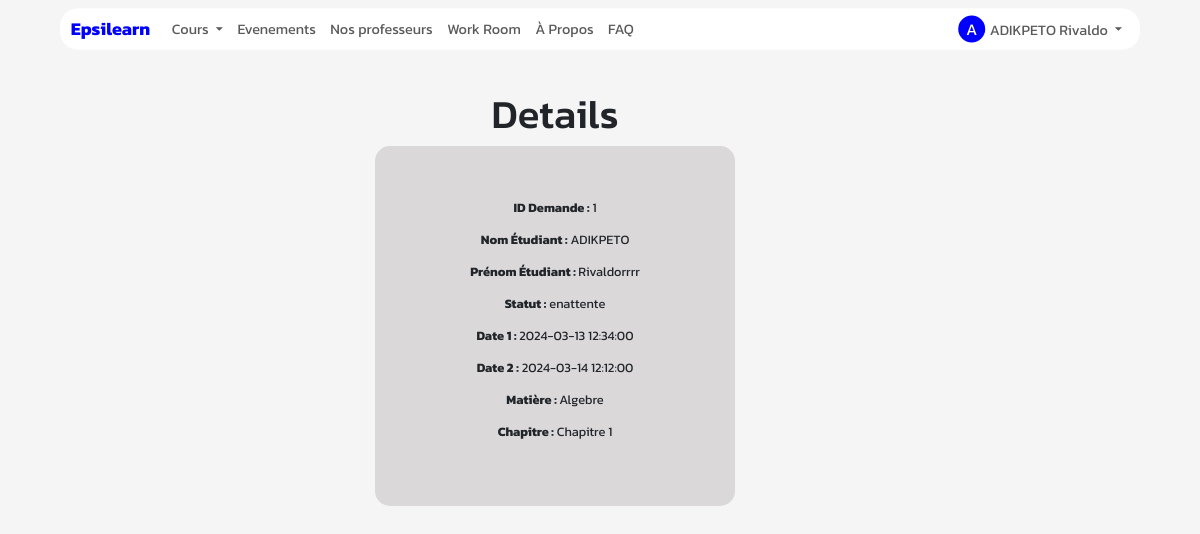
The page /details_dmd/1 (signed in) on the database its author committed.
### App/Models/models.py (models this page shows, shortened)
class User(db.Model):
    id = db.Column(db.Integer, primary_key=True)
    nom = db.Column(db.String(50))
    prenom = db.Column(db.String(50))
    nationalite = db.Column(db.String(50))
    mail = db.Column(db.String(50))
    code = db.Column(db.String(50))
    pseudo=db.Column(db.String(200))
    date_naiss=db.Column(db.DateTime)
    ter = db.Column(db.String(50),default="non")
    age=db.Column(db.Integer)
    confirmer = db.Column(db.String(50),default="non")
    mdp=db.Column(db.String(50))
    photo=db.Column(db.String(50),default="static/Profil/unknown.jpg")
    password_reset_token = db.Column(db.String(100))
    password_reset_expiration = db.Column(db.DateTime)
    role=db.Column(db.String(200))
    etudiant= db.relationship('Etudiant', backref='acces_etudiant', foreign_keys='Etudiant.id_user_e')
    prof= db.relationship('Prof', backref='acces_prof', foreign_keys='Prof.id_user_p')
    autre= db.relationship('Autre', backref='acces_autre', foreign_keys='Autre.id_user_a')

class Demande(db.Model):
    id_demande = db.Column(db.Integer, primary_key=True)
    id_prof = db.Column(db.Integer, db.ForeignKey('prof.id'))
    id_live=db.Column(db.Integer, db.ForeignKey('live.id'))
    code=db.Column(db.String(500))
    prix=db.Column(db.Float)
    temps=db.Column(db.String(50))
    id_etudiant = db.Column(db.Integer, db.ForeignKey('etudiant.id'))
    date_demande = db.Column(db.DateTime)
    date_propose = db.Column(db.DateTime)
    confprof=db.Column(db.String(50),default="non")
    confetud=db.Column(db.String(50),default="non")
    ajout=db.Column(db.String(50),default="non")
    date_acc = db.Column(db.DateTime)
    date_fin = db.Column(db.DateTime)
    date1 = db.Column(db.DateTime)
    date2 = db.Column(db.DateTime)
    fichier = db.Column(db.String(50))
    discipline=db.Column(db.String(50))
    matiere = db.Column(db.String(50))
    chapiter = db.Column(db.String(50),default="Aucun chapitre mentionné")
    description = db.Column(db.Text)
    statut_demande = db.Column(db.String(50),default="enattente")
    statut_payement = db.Column(db.String(50),default="impayer")
    acceptation=db.Column(db.String(50),default="non")
    aj_e=db.Column(db.String(50),default="nouvelle")
    aj_p=db.Column(db.String(50),default="nouvelle")

### App/Cours/routes_cours.py (the view)
@CoursBp.route('/details_dmd/<int:demande_id>', methods=['POST',"GET"])
@login_required
def detaildmd(demande_id):
    demand = Demande.query.filter_by(id_demande=demande_id).first()
    etudiant=Etudiant.query.filter_by(id_user_e=demand.id_etudiant).first()
    etudiant=User.query.filter_by(id=etudiant.id_user_e).first()
    return render_template('detailsdemande.html',demand=demand,etudiant=etudiant)

### App/Controllers/fonction.py (called while the page is built, shortened)
def get_current_user():
    _current_user=None
    if session.get("userid"):
        user=User.query.get(session.get("userid"))
        if user:
            _current_user=user
    return _current_user

def nombre_np():
    if session.get('role') in ["etudiant","professeur"]:
        np,_=notif(session.get("role"))
        nombre= np_nombre(us=np)
    else:
        nombre= np_nombre(us=0)
    return nombre

def nombre_nd():
    if session.get('role') in ["etudiant","professeur"]:
        _,nd=notif(session.get("role"))
        nombre= nd_nombre(us=nd)
    else:
        nd=0
        nombre= nd_nombre(us=nd)
    return nombre

### App/Decorators/__init__.py (called while the page is built)
def login_required(f):
    @wraps(f)
    def _login_required(*args,**kwargs):
        if "role" in session:
            return f(*args,**kwargs)
        else:
            return redirect(url_for('Main.connexion'))
    return _login_required

### App/Main/routes_home.py (called while the page is built)
@MainBp.app_context_processor
def inject_param():
    return dict(current_user=current_user,np=np,nd=nd,n_stud=n_stud,user_type=session.get("role"))

### app.py (called while the page is built)
@app.after_request
def set_secure_headers(response):
    response.headers['X-Content-Type-Options'] = 'nosniff'
    response.headers['X-Frame-Options'] = 'SAMEORIGIN'
    response.headers['X-XSS-Protection'] = '1; mode=block'
    return response

@app.before_request
def update_session_time():
    if user.id not in processed_requests and user.id is not None:
        last_activity_key = f'last_activity:{user.id}'
        redis_store.set(last_activity_key, datetime.now().strftime('%Y-%m-%d %H:%M:%S'), ex=3)
        session['online_users'] = len(redis_store.keys('last_activity:*'))
        processed_requests[user.id] = True

### App/Cours/templates/detailsdemande.html (shortened to what this page needs)
{% extends "base.html" %}
{% block content %}
    <div class="card-container1">
        <div class="card1">
          <h1 style="text-align: center;">Details</h1>
            <div class="front">
                  <div class="demande-details" style="background-color: transparent;padding: 10px;border-radius: 15px;text-align: center;width: 400px;scale: 0.8;">
                    <p><strong>ID Demande :</strong> {{demand.id_demande}} </p>
                    <p><strong>Nom Étudiant :</strong> {{etudiant.nom}} </p>
                    <p><strong>Prénom Étudiant : </strong>{{etudiant.prenom}} </p>
                    <p><strong>Statut :</strong> {{demand.statut_demande}}</p>
                    <p><strong>Date 1 : </strong>{{demand.date1}}</p>
                    <p><strong>Date 2 :</strong> {{demand.date2}}</p>
                    <p><strong>Matière : </strong>{{demand.matiere}} </p>
                    <p><strong>Chapitre :</strong> {{demand.chapiter}} </p>
                </div>
            </div>
            <div class="back" style="font-size: 40px;font-weight: bolder;">
            </div>
        </div>
    </div>
    {%endblock %}

### App/Main/templates/base.html (shortened to what this page needs)
<!DOCTYPE html>
<html>
<head>
    <link href="https://cdn.jsdelivr.net/npm/bootstrap@5.3.0/dist/css/bootstrap.min.css" rel="stylesheet">
    <link
    rel="stylesheet"
    href="https://pro.fontawesome.com/releases/v5.10.0/css/all.css"
  />
  <link rel="stylesheet" href="https://cdnjs.cloudflare.com/ajax/libs/animate.css/4.1.1/animate.min.css">
</head>
<body style="font-family: 'Kanit';">
 <div class="page-content hidden">
    {% block nav %}
    <nav class="navbar navbar-expand-lg navbar-light bg-transparent " style="display: flex;justify-content: center; height: 40px;scale: 0.9;z-index: 9999999999999999999999;" >
        <div class="container-fluid text-center" style="background-color: rgb(255, 255, 255);border-radius: 20px;z-index: 9;opacity: 1;margin-top: 20px;padding: 0 12px;">
            <a class="navbar-brand" href="/accueil" style="color: blue;">Epsilearn</a>
            <div class="collapse navbar-collapse" id="navbarNav">
                <ul class="navbar-nav" style="z-index: 99999999999999999;">
                    {% if user_type == 'professeur' %}
                    {% if np.us>0 %}
                    <style>
                        #prg{
                            color: brown;
                            font-weight: bold;
                        }
                    </style>
                    {% endif %}
                    {% if nd.us > 0 %}
                    <style>
                        #dmd{
                            color: brown;
                            font-weight: bold;
                        }
                    </style>
                    {% endif %}
                    <li class="nav-item dropdown" >
                        <a class="nav-link dropdown-toggle" href="#" id="navbarDropdownMenuLink" role="button" data-bs-toggle="dropdown" aria-expanded="false">
                            Cours
                        </a>
                        <ul class="dropdown-menu" aria-labelledby="navbarDropdownMenuLink">
                            <li><a id="prg" class="dropdown-item" href="/programme">Programmes{% if np.us > 0 %}({{np.us}}){% endif %}</a></li>
                            <li><a id="dmd" class="dropdown-item" href="/demande">Demandes{% if nd.us > 0 %}({{nd.us}}){% endif %}</a></li>
                            <li><a class="dropdown-item" href="/offre">Offres</a></li>
                            <li><a class="dropdown-item" href="/cours-crees">Mes services</a></li>
                        </ul>
                    </li>
                    <li class="nav-item">
                        <a class="nav-link" id="evenement" href="/evenement">Evenements</a>
                    </li>
                    <li class="nav-item">
                        <a class="nav-link"  id="workroom" href="/chambrepomodoro">Work Room</a>
                    </li>
                    <li class="nav-item">
                        <a class="nav-link" id="about"  href="/about">À Propos</a>
                    </li>
                    <li class="nav-item">
                        <a class="nav-link" id="faq"  href="/faq">FAQ</a>
                    </li>
                    {% elif user_type == 'etudiant' %}
                    <li class="nav-item dropdown">
                        <a class="nav-link dropdown-toggle"  href="#" id="navbarDropdownMenuLink"  role="button" data-bs-toggle="dropdown" aria-expanded="false">
                            Cours
                        </a>
                    </li>
                    <li class="nav-item">
                        <a class="nav-link" id="evenement" href="/evenement">Evenements</a>
                    </li>
                    <li class="nav-item">
                      <a class="nav-link" id="listeprof" href="/listeprof">Nos professeurs</a>
                  </li>
                  <li class="nav-item">
                    <a class="nav-link"  id="workroom" href="/chambrepomodoro">Work Room</a>
                  </li>
                <li class="nav-item">
                    <a class="nav-link" id="about" href="/about">À Propos</a>
                </li>
                  <li class="nav-item">
                    <a class="nav-link" id="faq"  href="/faq">FAQ</a>
                </li>
                    {% endif %}
                </ul>
                <ul class="navbar-nav ms-auto">
                    {% if current_user %}
                    <li class="nav-item dropdown">
                        <a class="nav-link dropdown-toggle" href="#" id="navbarDropdownMenuLink2" role="button" data-bs-toggle="dropdown" aria-expanded="false">
                            <span class="user-initials">{{ current_user.nom|first }}</span>{{ current_user.nom }} {{ current_user.prenom }}
                        </a>
                    </li>
                    {% endif %}
                </ul>
            </div>
        </div>
    </nav>
    {% endblock %}
    <div  style="font-family:'Kanit';overflow-x:hidden;overflow-y: hidden;">
        {% block content %}
        {% endblock %}
    </div>
</div>
</body>
</html>

### App/Main/templates/base.html (style rules this page uses)
.loaded .page-content { display: block; }
.navbar-brand { font-weight: bold; }
.user-initials { width: 30px; height: 30px; border-radius: 50%; background-color: blue; color: #ffffff; font-size: 18px; display: inline-flex; align-items: center; justify-content: center; margin-right: 5px; text-transform: uppercase; }

### App/Cours/templates/detailsdemande.html (style rules this page uses)
body { background-color: #f5f5f5; }
.card-container1 { perspective: 1000px; width: 450px; height: 450px; margin: 50px auto; cursor: pointer; }
.card1 { width: 80%; height: 80%; transform-style: preserve-3d; animation: rotate 10s linear infinite; transform-origin: center; }
.front, .back { position: absolute; width: 100%; height: 100%; backface-visibility: hidden; display: flex; align-items: center; justify-content: center; border-radius: 15px; }
.front { background-color: rgb(218, 216, 216); padding: 10px; }
.back { background-color: rgba(0, 0, 0, 0.8); color: white; padding: 10px; transform: rotateY(180deg); }

### rows shown on the page
User: nom|first "A", nom "ADIKPETO", prenom "Rivaldo"
Demande: id_demande "1", statut_demande "enattente", date1 "2024-03-13 12:34:00", date2 "2024-03-14 12:12:00", matiere "Algebre", chapiter "Chapitre 1"
User: nom "ADIKPETO", prenom "Rivaldorrrr"
